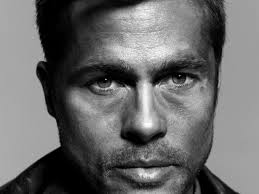
%> input picture Matlab/faceimages.jpg, 259 x 194 px
$ octave lb4q1.m   (GNU Octave 9; MATLAB toolbox functions it lacks are replaced by stand-ins)
%> lines starting %> are read from the running program, lines starting %| are printed output that depends on the picture; in (x1, y1, x2, y2) boxes, pixels count from 0 and x2, y2 are one past the last pixel; in counts of white or black regions, pixels touching at a corner belong together; the program's own positions count from 1
clear all;
im1 = imread('faceimages.jpg');
%> im1 is the input picture: size 194x259x3 uint8; min 0, max 254, mean 106.3
im1 = im2bw(im1);
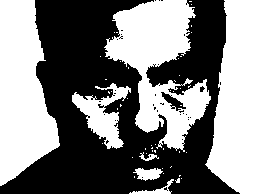
%> im1: size 194x259 logical; 50% white; 50 white regions (43 under 20 px), largest, box (x1, y1, x2, y2) and area: (205, 0, 259, 194) 7690, (104, 0, 211, 152) 7658, (0, 0, 60, 186) 7584
[m,n] = size(im1);
%> m = 194; n = 259
im2 = imread('faceimages.jpg');
im2 = im2bw(im2);
im3 = zeros(m,n);
for i = 1:m
    for j = 1:n
        im3(i,j) = im1(i,j)+im2(i,j);
        im3(i,j) = im3(i,m)/2;
    end
end
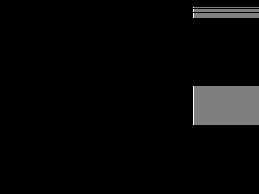
%> im3: size 194x259 double; min 0, max 1, mean 0.032
imshow(im3);
